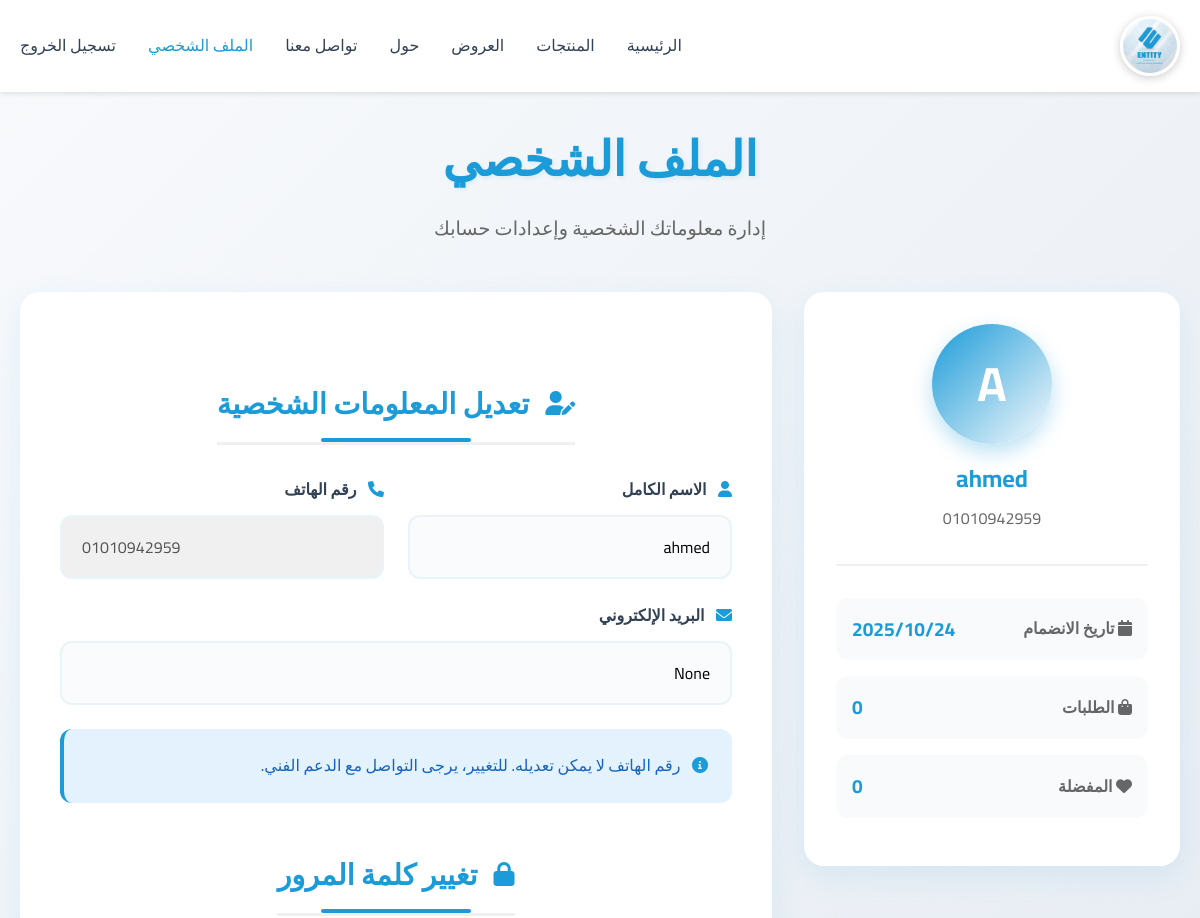
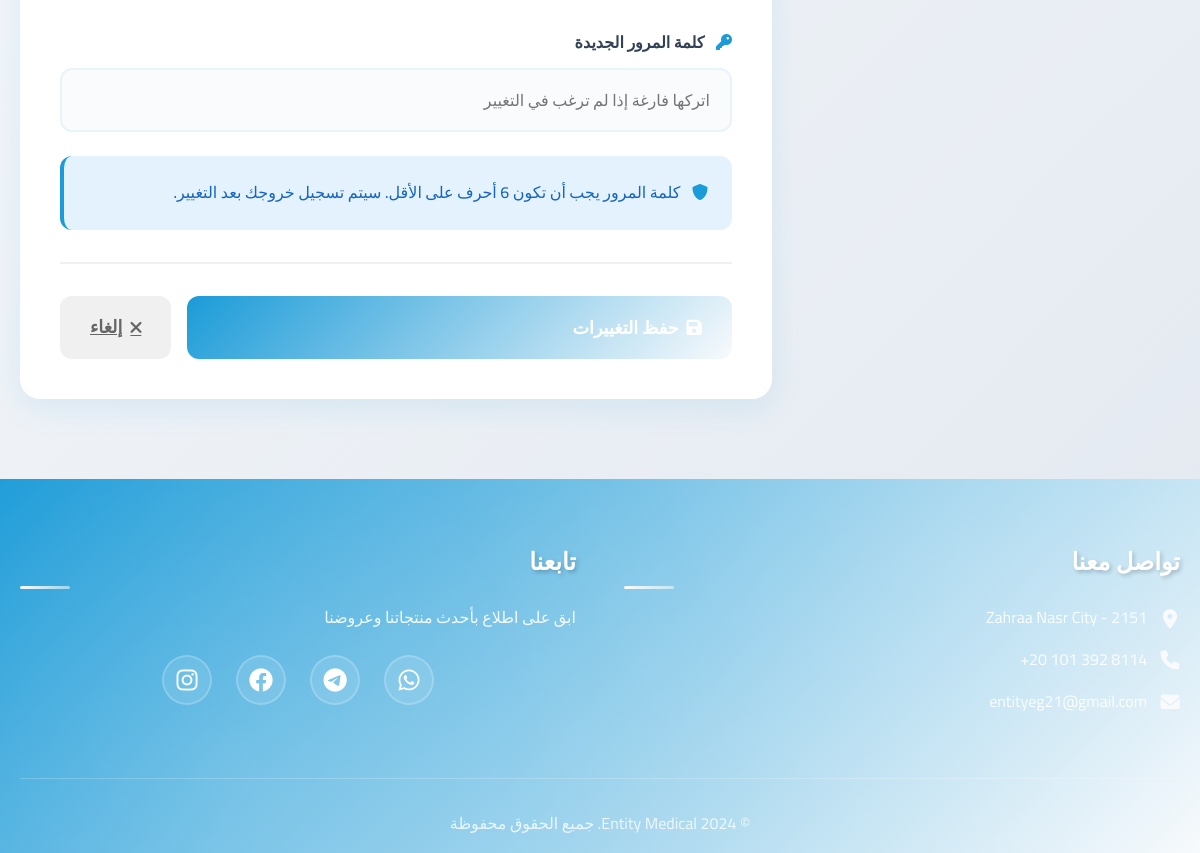
The app's page /users/profile/ (signed in) with its own data (2 pictures, top to bottom).
### users/models.py (models this page shows, shortened)
class CustomUser(AbstractBaseUser, PermissionsMixin):
    full_name = models.CharField(max_length=255, verbose_name='الاسم الكامل')
    phone = models.CharField(max_length=15, unique=True, verbose_name='رقم الهاتف')
    email = models.EmailField(blank=True, null=True, verbose_name='البريد الإلكتروني')
    is_active = models.BooleanField(default=True)
    is_staff = models.BooleanField(default=False)
    date_joined = models.DateTimeField(default=timezone.now)
    objects = CustomUserManager()
    USERNAME_FIELD = 'phone'
    REQUIRED_FIELDS = ['full_name']
    class Meta:
        verbose_name = 'مستخدم'
        verbose_name_plural = 'المستخدمون'

### users/views.py (the view, shortened to what this page needs)
# urls.py: path('profile/', views.profile_view, name='profile'),
@login_required
def profile_view(request):
    return render(request, 'users/profile.html')

### users/templates/users/profile.html (shortened to what this page needs)
{% load static %}
<!DOCTYPE html>
<html lang="ar" dir="rtl">
<head>
    <link rel="stylesheet" href="{% static 'css/style.css' %}">
    <link rel="stylesheet" href="https://cdnjs.cloudflare.com/ajax/libs/font-awesome/6.0.0/css/all.min.css">
</head>
<body>
    <nav class="navbar">
        <div class="container">
            <div class="logo">
                <img src="{% static 'images/med image.jpg' %}" alt="Entity Medical Logo">
            </div>
            <ul class="nav-links">
                <li><a href="/">الرئيسية</a></li>
                <li><a href="{% url 'products:home' %}">المنتجات</a></li>
                <li><a href="{% url 'offers:list' %}">العروض</a></li>
                <li><a href="{% url 'about' %}">حول</a></li>
                <li><a href="{% url 'contact:contact' %}">تواصل معنا</a></li>
                <li><a href="{% url 'users:profile' %}" class="active">الملف الشخصي</a></li>
                <li><a href="{% url 'users:logout' %}">تسجيل الخروج</a></li>
            </ul>
        </div>
    </nav>
    <section class="profile-page">
        <div class="profile-container">
            <div class="page-header">
                <h1>الملف الشخصي</h1>
                <p>إدارة معلوماتك الشخصية وإعدادات حسابك</p>
            </div>
            <div class="profile-grid">
                <div class="profile-sidebar">
                    <div class="profile-avatar">
                        <div class="avatar-circle">
                            {{ user.full_name|slice:":1"|upper }}
                        </div>
                        <div class="profile-name">{{ user.full_name }}</div>
                        <div class="profile-phone">{{ user.phone }}</div>
                    </div>
                    <div class="profile-stats">
                        <div class="stat-item">
                            <span class="stat-label">
                                <i class="fas fa-calendar"></i> تاريخ الانضمام
                            </span>
                            <span class="stat-value">{{ user.date_joined|date:"Y/m/d" }}</span>
                        </div>
                        <div class="stat-item">
                            <span class="stat-label">
                                <i class="fas fa-shopping-bag"></i> الطلبات
                            </span>
                            <span class="stat-value">0</span>
                        </div>
                        <div class="stat-item">
                            <span class="stat-label">
                                <i class="fas fa-heart"></i> المفضلة
                            </span>
                            <span class="stat-value">0</span>
                        </div>
                    </div>
                </div>
                <div class="profile-content">
                    <h2 class="section-title">
                        <i class="fas fa-user-edit"></i>
                        تعديل المعلومات الشخصية
                    </h2>
                    <form method="POST">
                        <div class="form-row">
                            <div class="form-group">
                                <label for="full_name">
                                    <i class="fas fa-user"></i> الاسم الكامل
                                </label>
                                <input type="text" name="full_name" id="full_name" value="{{ user.full_name }}" required>
                            </div>
                            <div class="form-group">
                                <label for="phone">
                                    <i class="fas fa-phone"></i> رقم الهاتف
                                </label>
                                <input type="tel" name="phone" id="phone" value="{{ user.phone }}" disabled>
                            </div>
                        </div>
                        <div class="form-group">
                            <label for="email">
                                <i class="fas fa-envelope"></i> البريد الإلكتروني
                            </label>
                            <input type="email" name="email" id="email" value="{{ user.email }}" placeholder="أضف بريدك الإلكتروني">
                        </div>
                        <div class="info-box">
                            <p>
                                <i class="fas fa-info-circle"></i>
                                رقم الهاتف لا يمكن تعديله. للتغيير، يرجى التواصل مع الدعم الفني.
                            </p>
                        </div>
                        <h2 class="section-title">
                            <i class="fas fa-lock"></i>
                            تغيير كلمة المرور
                        </h2>
                        <div class="form-group">
                            <label for="new_password">
                                <i class="fas fa-key"></i> كلمة المرور الجديدة
                            </label>
                            <input type="password" name="new_password" id="new_password" placeholder="اتركها فارغة إذا لم ترغب في التغيير">
                        </div>
                        <div class="info-box">
                            <p>
                                <i class="fas fa-shield-alt"></i>
                                كلمة المرور يجب أن تكون 6 أحرف على الأقل. سيتم تسجيل خروجك بعد التغيير.
                            </p>
                        </div>
                        <div class="form-actions">
                            <button type="submit" class="btn btn-primary">
                                <i class="fas fa-save"></i>
                                حفظ التغييرات
                            </button>
                            <a href="/" class="btn btn-secondary">
                                <i class="fas fa-times"></i>
                                إلغاء
                            </a>
                        </div>
                    </form>
                </div>
            </div>
        </div>
    </section>
    <footer>
        <div class="container">
            <div class="footer-content">
                <div class="footer-section">
                    <h3>تواصل معنا</h3>
                    <div class="contact-info">
                        <p><i class="fas fa-map-marker-alt"></i> Zahraa Nasr City - 2151</p>
                        <p><i class="fas fa-phone"></i> <span style="direction: ltr;">+20 101 392 8114</span></p>
                        <p><i class="fas fa-envelope"></i> entityeg21@gmail.com</p>
                    </div>
                </div>
                <div class="footer-section">
                    <h3>تابعنا</h3>
                    <p>ابق على اطلاع بأحدث منتجاتنا وعروضنا</p>
                    <div class="social-links">
                        <a href="https://wa.me/201013928114" target="_blank" class="social-link whatsapp"><i class="fab fa-whatsapp"></i></a>
                        <a href="https://t.me/+201013928114" target="_blank" class="social-link telegram"><i class="fab fa-telegram"></i></a>
                        <a href="https://www.facebook.com/profile.php?id=100064583177086" target="_blank" class="social-link facebook"><i class="fab fa-facebook"></i></a>
                        <a href="https://www.instagram.com/moelshekh" target="_blank" class="social-link instagram"><i class="fab fa-instagram"></i></a>
                    </div>
                </div>
            </div>
            <div class="footer-bottom">
                <p>&copy; 2024 Entity Medical. جميع الحقوق محفوظة</p>
            </div>
        </div>
    </footer>
</body>
</html>

### static/css/style.css (style rules this page uses)
* { margin: 0; padding: 0; box-sizing: border-box; font-family: 'Cairo', sans-serif; }
:root { --primary-color: #f8fafc; --secondary-color: #1B9BD8; --third-color: #1B2848; --fourth-color: #000000; --accent-color: #0ea5e9; --text-color: #334155; --light-blue: #e0f2fe; --very-light-blue: #f0f9ff; --border-color: #e2e8f0; --hover-color: #0284c7; }
body { background-color: var(--light-blue); color: var(--text-color); line-height: 1.6; }
.container { max-width: 1200px; margin: 0 auto; padding: 0 20px; }
.navbar { background-color: white; box-shadow: 0 2px 5px rgba(0,0,0,0.1); padding: 1rem 0; position: fixed; width: 100%; top: 0; z-index: 1000; }
.navbar .container { display: flex; justify-content: space-between; align-items: center; }
.logo { display: flex; align-items: center; }
.logo img { height: 60px; width: 60px; border-radius: 50%; object-fit: cover; border: 3px solid white; box-shadow: 0 2px 10px rgba(0, 0, 0, 0.2); }
.nav-links { display: flex; list-style: none; gap: 2rem; }
.nav-links a { text-decoration: none; color: var(--text-color); font-weight: 500; transition: color 0.3s ease; }
.nav-links a:hover, .nav-links a.active { color: var(--secondary-color); }
footer { background: linear-gradient(135deg, var(--secondary-color) 0%, var(--primary-color) 100%); color: white; padding: 4rem 0 1rem; position: relative; overflow: hidden; }
footer::before { content: ''; position: absolute; top: 0; left: 0; right: 0; bottom: 0; background: radial-gradient(circle at 20% 80%, rgba(255, 255, 255, 0.1) 0%, transparent 50%), radial-gradient(circle at 80% 20%, rgba(255, 255, 255, 0.1) 0%, transparent 50%); }
.footer-content { display: grid; grid-template-columns: 1fr 1fr; gap: 3rem; margin-bottom: 3rem; position: relative; z-index: 2; }
.footer-section h3 { color: white; font-size: 1.5rem; font-weight: 700; margin-bottom: 1.5rem; text-shadow: 2px 2px 4px rgba(0,0,0,0.2); position: relative; }
.footer-section h3::after { content: ''; position: absolute; bottom: -8px; left: 0; width: 50px; height: 3px; background: linear-gradient(90deg, var(--primary-color), rgba(255,255,255,0.5)); border-radius: 2px; }
.footer-section p { color: rgba(255, 255, 255, 0.9); margin-bottom: 1.5rem; font-size: 1rem; line-height: 1.6; }
.contact-info p { display: flex; align-items: center; gap: 0.8rem; margin-bottom: 1rem; color: rgba(255, 255, 255, 0.9); font-size: 1rem; }
.contact-info i { color: var(--primary-color); font-size: 1.2rem; width: 20px; text-align: center; }
.social-links { display: flex; justify-content: center; gap: 1.5rem; margin-top: 1.5rem; flex-wrap: wrap; }
.social-link { display: flex; align-items: center; justify-content: center; width: 50px; height: 50px; background: rgba(255, 255, 255, 0.1); border: 2px solid rgba(255, 255, 255, 0.2); border-radius: 50%; color: white; text-decoration: none; transition: all 0.4s ease; backdrop-filter: blur(10px); -webkit-backdrop-filter: blur(10px); position: relative; overflow: hidden; }
.social-link::before { content: ''; position: absolute; top: 50%; left: 50%; width: 0; height: 0; background: rgba(255, 255, 255, 0.2); border-radius: 50%; transition: all 0.4s ease; transform: translate(-50%, -50%); }
.social-link i { font-size: 1.5rem; transition: all 0.3s ease; position: relative; z-index: 2; display: flex; align-items: center; justify-content: center; width: 100%; height: 100%; }
.footer-bottom { position: relative; z-index: 2; padding-top: 2rem; border-top: 1px solid rgba(255,255,255,0.2); }
.footer-bottom p { color: rgba(255, 255, 255, 0.8); margin: 0; font-size: 1rem; text-align: center; }
.btn-primary { display: inline-block; padding: 1rem 2rem; background-color: var(--primary-color); color: var(--white); text-decoration: none; border-radius: 8px; font-size: 1.1rem; transition: background-color 0.3s ease; }
.section-title { text-align: center; color: var(--secondary-color); margin: 3rem auto; font-size: 3.5rem; font-weight: bold; position: relative; padding-bottom: 1.5rem; width: fit-content; }
.section-title::after { content: ''; position: absolute; bottom: 0; left: 50%; transform: translateX(-50%); width: 150px; height: 4px; background-color: var(--secondary-color); border-radius: 2px; }

### records on screen
CustomUser: full_name "A", full_name "ahmed", phone "01010942959", date_joined "2025/10/24", email "None"
